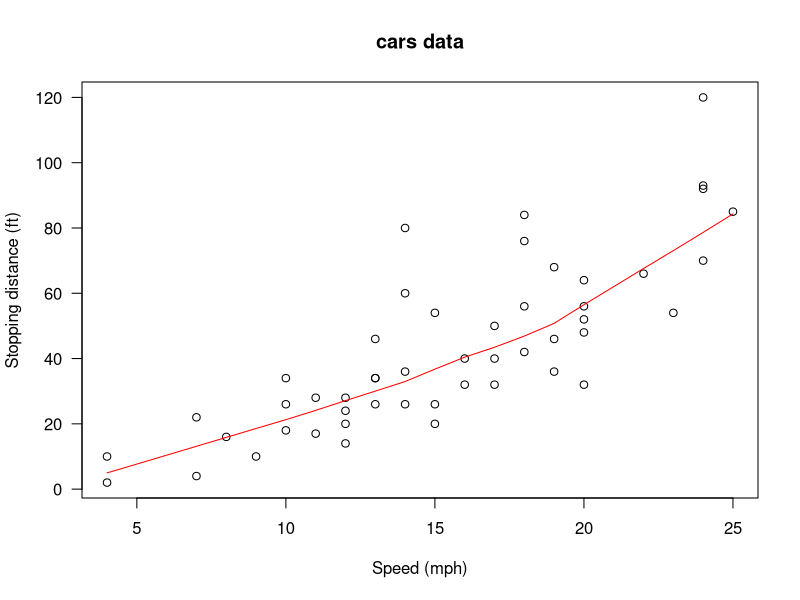

The R script that drew this image:
## ---- chunk 1
data(cars)
## ---- chunk 2
?datasets::cars
## ---- chunk 3
knitr::kable(
  head(cars, 10), caption = 'Here is a preview of the cars data frame',
  booktabs = TRUE
)
## ---- chunk 4
class(cars)
## ---- chunk 5
dim(cars)
## ---- chunk 6
names(cars)
## ---- chunk 7
summary(cars)
## ---- chunk 8
require(stats); require(graphics)
plot(cars, xlab = "Speed (mph)", ylab = "Stopping distance (ft)",
     las = 1)
lines(lowess(cars$speed, cars$dist, f = 2/3, iter = 3), col = "red")
title(main = "cars data")
#plot(cars, xlab = "Speed (mph)", ylab = "Stopping distance (ft)",
#      las = 1, log = "xy")
# title(main = "cars data (logarithmic scales)")
# lines(lowess(cars$speed, cars$dist, f = 2/3, iter = 3), col = "red")
# summary(fm1 <- lm(log(dist) ~ log(speed), data = cars))
# opar <- par(mfrow = c(2, 2), oma = c(0, 0, 1.1, 0),
#             mar = c(4.1, 4.1, 2.1, 1.1))
# plot(fm1)
# par(opar)
# 
# ## An example of polynomial regression
# plot(cars, xlab = "Speed (mph)", ylab = "Stopping distance (ft)",
#     las = 1, xlim = c(0, 25))
# d <- seq(0, 25, length.out = 200)
# for(degree in 1:4) {
#   fm <- lm(dist ~ poly(speed, degree), data = cars)
#   assign(paste("cars", degree, sep = "."), fm)
#   lines(d, predict(fm, data.frame(speed = d)), col = degree)
# }
# anova(cars.1, cars.2, cars.3, cars.4)
## ---- chunk 9
class(cars)
typeof(cars)
## ---- chunk 10
class(cars$dist)
typeof(cars$dist)
## ---- chunk 11
class(cars$speed)
typeof(cars$speed)
## ---- chunk 12
s = cars$speed
class(s)
typeof(s)
head(s)
